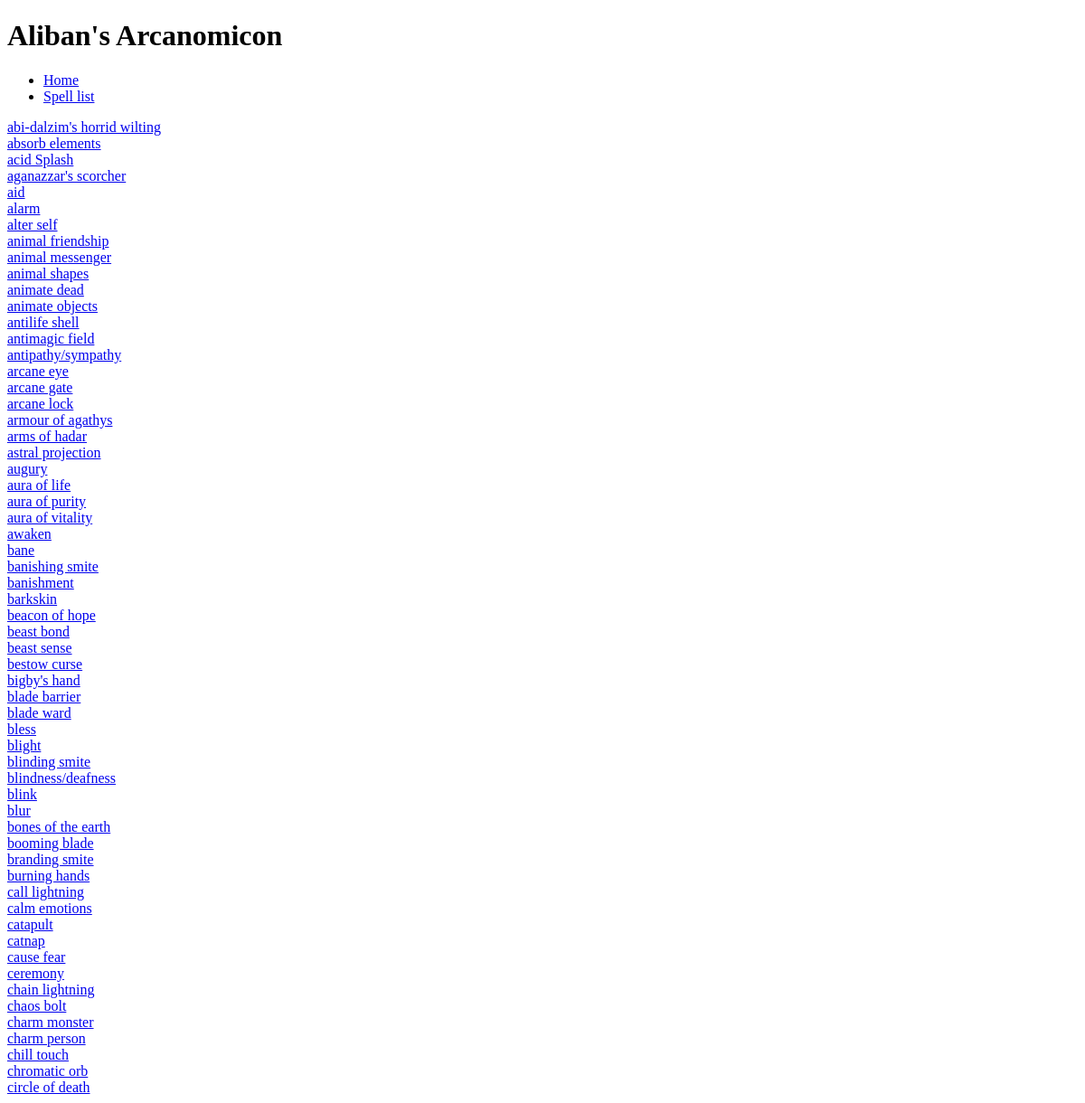
/all_spells, run on an earlier commit of the app's database.
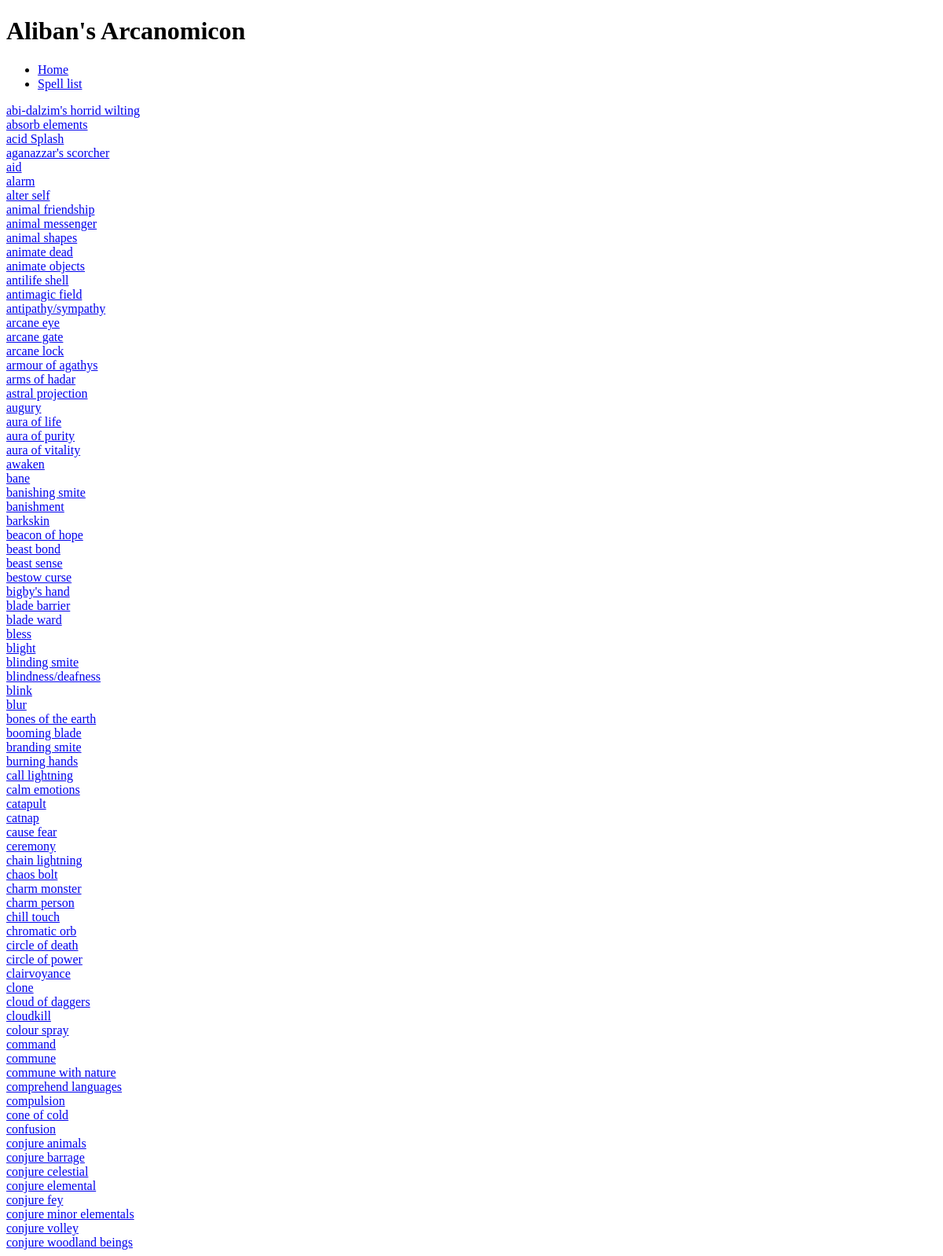
And on a later commit of the database.
### tables this page shows
CREATE TABLE spell (id INTEGER PRIMARY KEY AUTOINCREMENT, name STRING, description TEXT, level INTEGER, components STRING, concentration INTEGER, ritual INTEGER, damage STRING, range INTEGER REFERENCES range (id), duration INTEGER REFERENCES duration (id), castingtime STRING REFERENCES castingtime (id), school INTEGER REFERENCES school (id));

### script.py (the view)
@app.route('/all_spells')
def all_spells():
    conn = sqlite3.connect('spells.db')
    cur = conn.cursor()
    cur.execute('SELECT id, name FROM spell')
    results = cur.fetchall()
    return render_template('all_spells.html', spells=results)

### templates/all_spells.html
{% extends "layout.html" %}
{% block content %}
    {% for spell in spells %}
        <a href="spell/{{ spell[0] }}">{{ spell[1] }}</a>
        <br>
    {% endfor %}
{% endblock content %}

### templates/layout.html (shortened to what this page needs)
<!DOCTYPE html>
<html lang="en">
<head>
    <link rel="stylesheet" href="/static/css/main.css"/>
</head>
<body>
    <header>{% include 'header.html' %}</header>
    <nav>{% include 'nav.html' %}</nav>
    <man>{% block content %} {% endblock %}</man>
</body>
</html>

### templates/header.html
<h1>Aliban's Arcanomicon</h1>

### templates/nav.html
<ul>
    <li><a href="/">Home</a></li>
    <li><a href="/all_spells">Spell list</a></li>
</ul>

What changed in the data, as far as the page shows it:
added spell: name "circle of power"
added spell: name "clairvoyance"
added spell: name "clone"
added spell: name "cloud of daggers"
added spell: name "cloudkill"
added spell: name "colour spray"
added spell: name "command"
added spell: name "commune"
added spell: name "commune with nature"
added spell: name "comprehend languages"
added spell: name "compulsion"
added spell: name "cone of cold"
added spell: name "confusion"
added spell: name "conjure animals"
added spell: name "conjure barrage"
added spell: name "conjure celestial"
added spell: name "conjure elemental"
added spell: name "conjure fey"
added spell: name "conjure minor elementals"
added spell: name "conjure volley"
added spell: name "conjure woodland beings"
